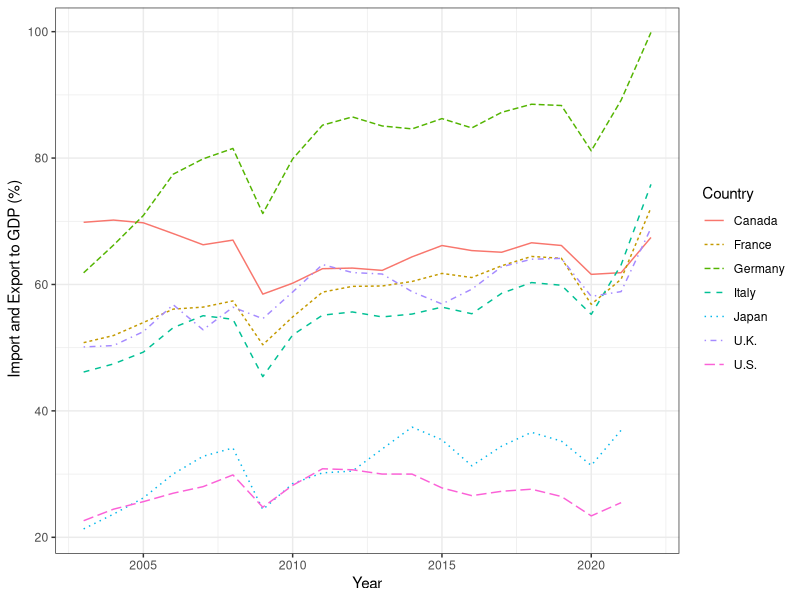

Source code (R):
#G7 Import and Exports to GDP trend
library(tidyverse)

data_GDP_G7<- read_csv("import_export_to_GDP_G7.csv")

data_GDP_G7 <- data_GDP_G7 %>% 
  mutate(ex_im_sum = EXPORT+ IMPORT) %>% 
  mutate(Country = recode(LOCATION, "CAN" = "Canada", "DEU" = "Germany",
                          "FRA" = "France", "GBR" = "U.K.",
                          "ITA" = "Italy", "JPN" = "Japan",
                          "USA" = "U.S."))

ggplot(data_GDP_G7, aes(x = TIME, y = ex_im_sum, color =Country, group = Country)) + 
  geom_line(aes(linetype = Country)) +
  theme_bw() +
  labs(x = "Year", y = " Import and Export to GDP (%)")
